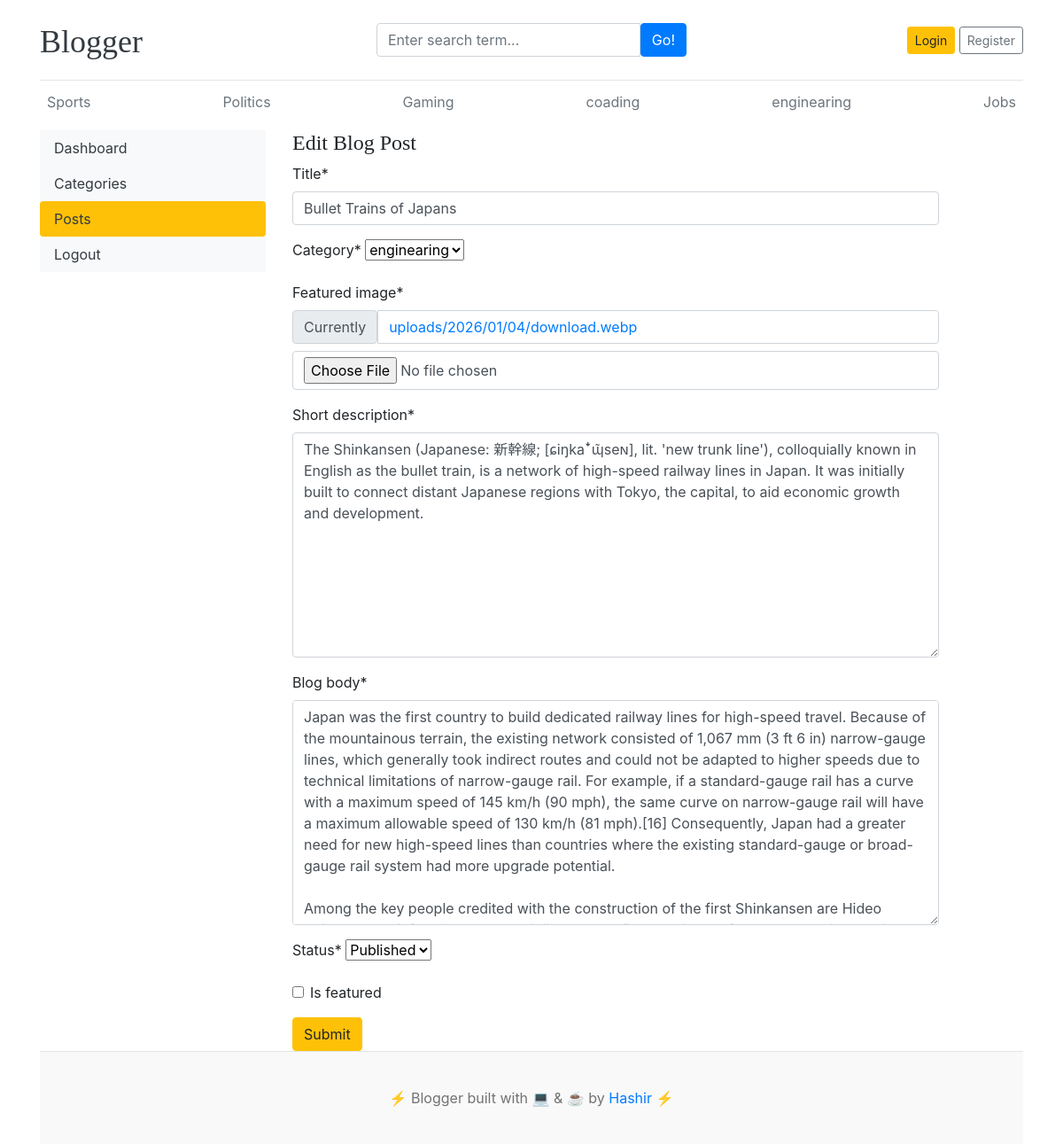
Before: /dashboard/posts/edit6/ with the older database file.
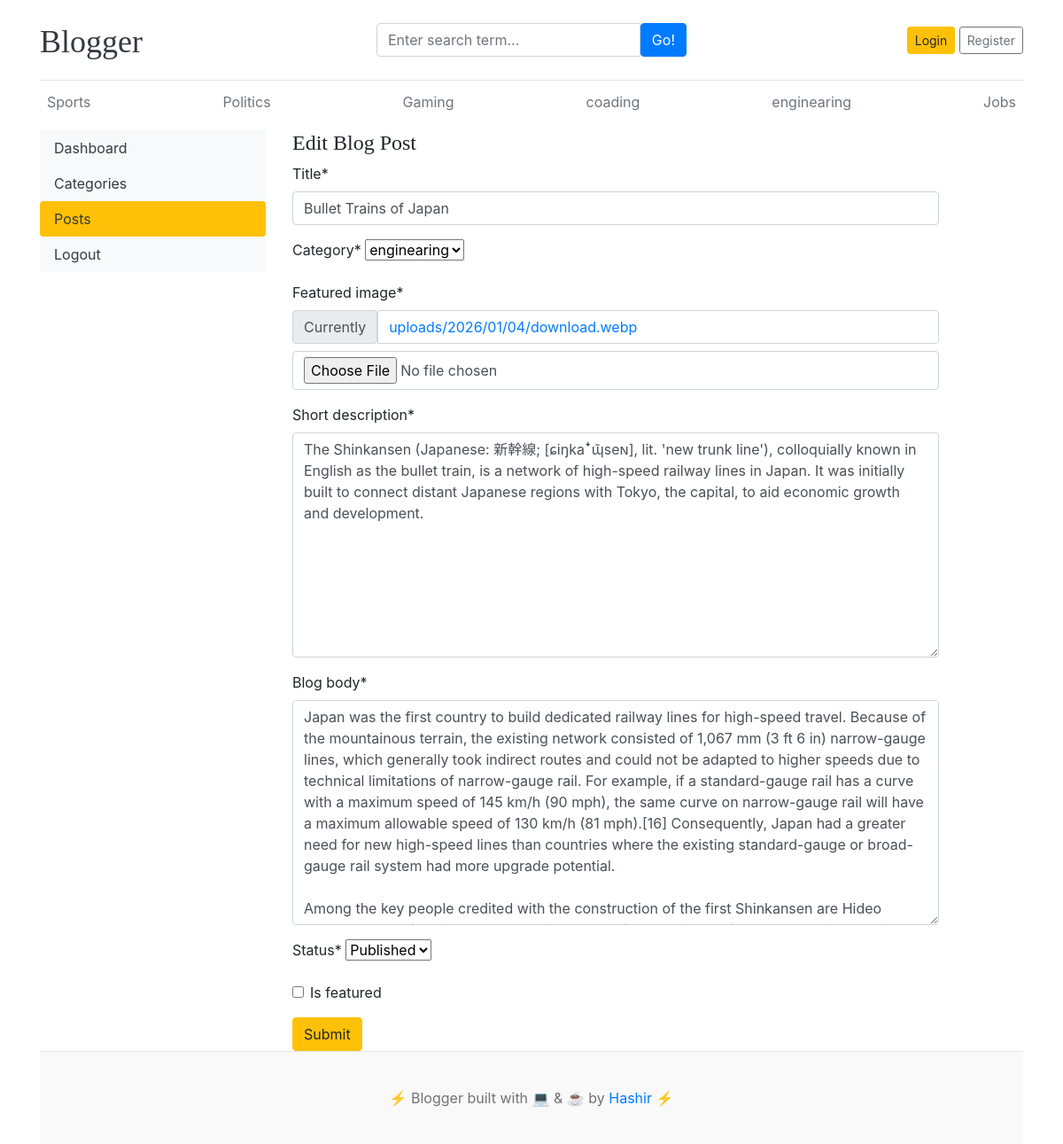
After: the same page with the newer database file.
### blogs/models.py (models this page shows, shortened)
class Blog(models.Model):
    title=models.CharField(max_length=100)
    slug=models.CharField(max_length=100,unique=True,blank=True)  # blank=True already hai
    category=models.ForeignKey(Category,on_delete=models.CASCADE)
    author=models.ForeignKey(User,on_delete=models.CASCADE)
    featured_image=models.ImageField(upload_to='uploads/%Y/%m/%d')
    short_description=models.TextField(max_length=500)
    blog_body=models.TextField(max_length=2000)
    status=models.CharField(max_length=20,choices=STATUS_CHOICES,default='Draft')
    is_featured=models.BooleanField(default=False)
    created_at=models.DateTimeField(auto_now_add=True)
    updated_at=models.DateTimeField(auto_now_add=True)

### dashboard/views.py (the view, shortened to what this page needs)
# urls.py: path('posts/edit<int:pk>/',views.edit_post,name='edit_post'),
def edit_post(request,pk):
    post=get_object_or_404(Blog,pk=pk)
    form=BlogForm(instance=post)
    context={
        'form':form,
        'post':post,
    }
    return render(request,'dashboard/edit_post.html',context)

### dashboard/forms.py
class BlogForm(forms.ModelForm):
    class Meta:
        model=Blog
        fields = ('title','category','featured_image','short_description','blog_body','status','is_featured')

### blogs/context_processors.py (called while the page is built)
def get_categories(request):
    categories=Category.objects.all()
    return dict(categories=categories)

def get_Social_Links(request):
    Social=SocialSites.objects.all()
    return dict(Social=Social)

### blogs/models.py (called while the page is built)
    def __str__(self):
        return self.category_name

### templates/dashboard/edit_post.html (shortened to what this page needs)
{% extends "base.html" %}
{% block content %}
{% load crispy_forms_tags %}
<div class='row'>
    {% include "dashboard/sidebar.html" %}
  <div class='col-md-8'>
    <h4>Edit Blog Post</h4>
    <form action="{% url 'edit_post' post.id %}" method='POST' enctype='multipart/form-data'>
    {{form | crispy}}
    <button type='submit' class='btn btn-warning'>Submit</button>
    </form>
  </div>
</div>
{% endblock  %}

Changed rows visible on the page:
changed Blog "enginearing": title "Bullet Trains of Japans" → "Bullet Trains of Japan"
